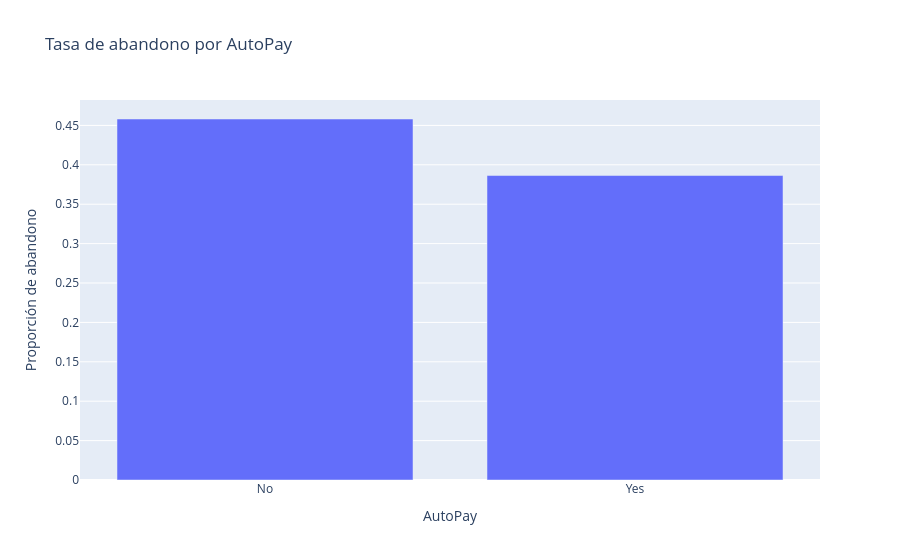

This figure's notebook cell:
### Code cell
# Mostramos tamaño de grupo y tasa: un grupo pequeño requiere cautela.
summary = df.groupby('AutoPay', dropna=False).abandono.agg(['size', 'mean']).reset_index()
display(summary)
px.bar(summary, x='AutoPay', y='mean', hover_data=['size'], title='Tasa de abandono por AutoPay', labels={'mean':'Proporción de abandono'}).show()

### Figure 1 — Plotly figure (JSON) as saved in the notebook; plotly's stock layout.template omitted (floating-point values rounded to 4 significant figures)
{"data": [{"customdata": [[4252], [5748]], "hovertemplate": "AutoPay=%{x}<br>Proporción de abandono=%{y}<br>size=%{customdata[0]}<extra></extra>", "legendgroup": "", "marker": {"color": "#636efa", "pattern": {"shape": ""}}, "name": "", "orientation": "v", "showlegend": false, "textposition": "auto", "type": "bar", "x": ["No", "Yes"], "xaxis": "x", "y": [0.4581, 0.3864], "yaxis": "y"}], "layout": {"barmode": "relative", "legend": {"tracegroupgap": 0}, "title": {"text": "Tasa de abandono por AutoPay"}, "xaxis": {"anchor": "y", "domain": [0.0, 1.0], "title": {"text": "AutoPay"}}, "yaxis": {"anchor": "x", "domain": [0.0, 1.0], "title": {"text": "Proporción de abandono"}}}}
